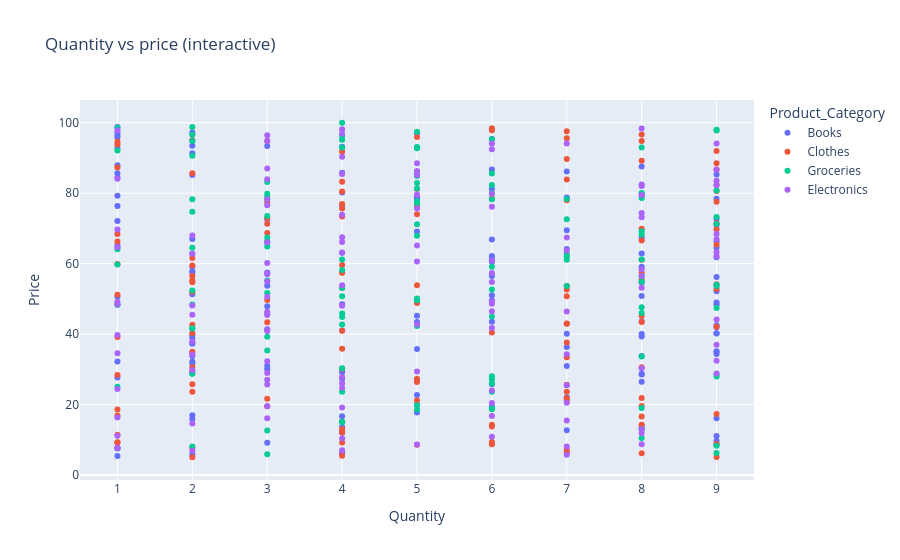

Notebook source saved alongside this figure:
### Markdown cell above
## 3 · Plotly — interactive, and shareable

Matplotlib and Seaborn make *static* images. **Plotly** makes charts a reader can hover, zoom, and pan — and you can save one as a standalone HTML file to email to a stakeholder.

`plotly.express` is the quick, high-level interface.

### Code cell
import plotly.express as px

fig = px.scatter(
    df, x='Quantity', y='Price', color='Product_Category',
    hover_data=['User_ID', 'Product_ID'],
    title='Quantity vs price (interactive)'
)
fig.show()

### Figure 1 — Plotly figure (JSON) as saved in the notebook; plotly's stock layout.template omitted (floating-point values rounded to 4 significant figures; data arrays with more than 128 entries replaced by an {"elided": "..."} marker saying what was removed)
{"data": [{"customdata": {"elided": "133x2 int values"}, "hovertemplate": "Product_Category=Books<br>Quantity=%{x}<br>Price=%{y}<br>User_ID=%{customdata[0]}<br>Product_ID=%{customdata[1]}<extra></extra>", "legendgroup": "Books", "marker": {"color": "#636efa", "symbol": "circle"}, "mode": "markers", "name": "Books", "orientation": "v", "showlegend": true, "type": "scatter", "x": {"elided": "133 int values"}, "xaxis": "x", "y": {"elided": "133 float values"}, "yaxis": "y"}, {"customdata": {"elided": "128x2 int values"}, "hovertemplate": "Product_Category=Clothes<br>Quantity=%{x}<br>Price=%{y}<br>User_ID=%{customdata[0]}<br>Product_ID=%{customdata[1]}<extra></extra>", "legendgroup": "Clothes", "marker": {"color": "#EF553B", "symbol": "circle"}, "mode": "markers", "name": "Clothes", "orientation": "v", "showlegend": true, "type": "scatter", "x": [4, 9, 9, 2, 7, 5, 4, 8, 8, 8, 5, 5, 1, 5, 8, 3, 3, 2, 1, 2, 2, 7, 4, 4, 2, 8, 1, 4, 9, 8, 7, 1, 6, 4, 2, 1, 4, 7, 7, 1, 5, 8, 7, 4, 9, 6, 4, 1, 9, 9, 9, 1, 8, 9, 2, 3, 8, 4, 1, 5, 4, 3, 3, 7, 5, 6, 4, 5, 2, 1, 7, 2, 8, 6, 7, 1, 4, 5, 5, 7, 2, 7, 5, 9, 4, 3, 2, 9, 8, 8, 9, 2, 8, 9, 4, 2, 3, 2, 1, 3, 8, 1, 7, 4, 9, 3, 2, 9, 6, 4, 8, 2, 6, 7, 7, 7, 4, 7, 1, 9, 6, 8, 2, 2, 8, 6, 7, 7], "xaxis": "x", "y": [57.5, 52.83, 54.13, 5.068, 6.404, 76.8, 40.95, 14.28, 96.63, 89.18, 74.05, 81.21, 87.3, 21.14, 55.46, 49.71, 71.31, 56.47, 68.39, 34.69, 85.69, 7.121, 80.46, 53.09, 42.64, 16.66, 94.59, 9.268, 86.73, 94.81, 53.69, 28.41, 40.48, 12.12, 34.99, 9.224, 30.17, 23.68, 89.67, 66.26, 8.588, 19.64, 21.81, 59.64, 65.41, 97.87, 73.35, 16.94, 71.46, 42.13, 80.63, 51.15, 61.14, 5.106, 23.69, 72.98, 43.44, 83.22, 93.8, 53.89, 15.15, 68.69, 77.44, 50.76, 95.91, 8.724, 75.66, 27.37, 7.763, 18.59, 37.63, 55.28, 30.61, 9.406, 52.67, 11.49, 5.468, 76.56, 26.45, 25.66, 61.62, 95.59, 48.87, 69.75, 76.96, 94.79, 40.27, 91.99, 79.17, 66.61, 82.39, 59.46, 45.12, 17.32, 13.0, 52.0, 43.39, 54.7, 39.19, 21.7, 57.42, 9.339, 21.05, 35.87, 8.802, 19.52, 30.62, 77.57, 13.77, 57.4, 21.85, 29.52, 78.51, 42.96, 33.44, 43.05, 91.82, 77.98, 59.92, 88.52, 14.3, 6.223, 95.01, 25.75, 69.93, 98.39, 83.86, 97.6], "yaxis": "y"}, {"customdata": {"elided": "118x2 int values"}, "hovertemplate": "Product_Category=Groceries<br>Quantity=%{x}<br>Price=%{y}<br>User_ID=%{customdata[0]}<br>Product_ID=%{customdata[1]}<extra></extra>", "legendgroup": "Groceries", "marker": {"color": "#00cc96", "symbol": "circle"}, "mode": "markers", "name": "Groceries", "orientation": "v", "showlegend": true, "type": "scatter", "x": [8, 6, 2, 4, 1, 4, 3, 5, 7, 4, 8, 9, 5, 9, 1, 4, 8, 2, 5, 5, 6, 2, 3, 4, 3, 5, 1, 5, 6, 3, 6, 1, 9, 6, 4, 6, 5, 9, 8, 5, 5, 2, 5, 4, 9, 2, 6, 7, 5, 3, 2, 8, 1, 6, 9, 5, 8, 3, 9, 5, 8, 7, 3, 3, 6, 8, 3, 2, 6, 4, 2, 8, 5, 4, 8, 8, 9, 2, 9, 2, 8, 6, 2, 3, 2, 6, 5, 5, 9, 4, 3, 5, 8, 7, 9, 5, 7, 4, 9, 4, 6, 1, 3, 1, 7, 3, 5, 6, 3, 1, 3, 4, 4, 2, 4, 8, 5, 8], "xaxis": "x", "y": [79.88, 26.03, 52.36, 23.66, 7.572, 44.89, 66.42, 49.76, 62.09, 15.01, 78.67, 80.74, 93.11, 6.296, 92.13, 45.86, 45.97, 90.66, 77.57, 19.83, 18.7, 96.57, 55.19, 99.99, 12.63, 18.59, 25.07, 77.23, 59.13, 67.44, 78.31, 59.78, 53.67, 85.57, 95.19, 79.96, 42.31, 73.22, 92.97, 77.15, 97.44, 8.144, 82.9, 96.29, 47.44, 78.24, 52.64, 78.35, 49.61, 35.34, 48.4, 19.06, 48.36, 27.2, 97.97, 50.11, 68.27, 79.82, 53.98, 81.36, 33.63, 62.72, 83.16, 39.26, 44.99, 61.16, 73.51, 74.71, 18.94, 42.73, 41.65, 80.08, 71.2, 61.16, 56.4, 13.01, 8.324, 94.84, 27.99, 28.78, 69.2, 95.31, 98.8, 51.68, 41.6, 28.04, 92.77, 77.7, 28.52, 15.17, 5.889, 92.96, 54.9, 61.14, 97.76, 67.9, 53.68, 50.72, 71.27, 53.09, 23.67, 64.07, 57.47, 98.54, 72.57, 79.08, 84.89, 82.33, 64.87, 48.38, 78.27, 58.19, 92.98, 64.53, 30.3, 47.6, 86.0, 10.55], "yaxis": "y"}, {"customdata": {"elided": "121x2 int values"}, "hovertemplate": "Product_Category=Electronics<br>Quantity=%{x}<br>Price=%{y}<br>User_ID=%{customdata[0]}<br>Product_ID=%{customdata[1]}<extra></extra>", "legendgroup": "Electronics", "marker": {"color": "#ab63fa", "symbol": "circle"}, "mode": "markers", "name": "Electronics", "orientation": "v", "showlegend": true, "type": "scatter", "x": [6, 3, 3, 8, 4, 9, 4, 9, 6, 3, 5, 8, 8, 6, 8, 9, 4, 8, 1, 3, 8, 4, 8, 2, 5, 6, 3, 3, 6, 1, 2, 3, 6, 2, 1, 1, 3, 6, 9, 1, 6, 3, 3, 7, 4, 3, 8, 1, 1, 2, 7, 7, 1, 3, 8, 3, 2, 2, 1, 4, 5, 4, 2, 7, 4, 1, 9, 7, 8, 8, 7, 4, 3, 7, 9, 6, 6, 3, 9, 4, 8, 6, 8, 3, 3, 6, 9, 3, 9, 5, 2, 4, 4, 5, 4, 2, 1, 7, 5, 6, 7, 4, 3, 6, 1, 7, 5, 5, 5, 9, 5, 1, 3, 3, 3, 1, 4, 6, 4, 9, 9], "xaxis": "x", "y": [20.43, 27.07, 54.96, 13.0, 67.53, 63.3, 73.91, 82.26, 54.78, 87.02, 75.64, 8.726, 56.52, 10.9, 82.07, 37.02, 19.15, 30.33, 11.19, 25.72, 53.16, 26.07, 74.35, 14.63, 79.63, 76.15, 19.51, 50.58, 23.99, 48.42, 34.19, 28.99, 41.72, 37.82, 64.63, 84.13, 32.28, 16.76, 86.67, 16.37, 92.45, 76.54, 41.32, 25.52, 66.18, 78.28, 11.88, 69.71, 24.42, 6.913, 46.41, 34.32, 39.78, 56.96, 79.46, 45.45, 67.99, 29.81, 7.655, 98.16, 60.63, 10.41, 48.12, 20.51, 85.47, 7.603, 94.12, 15.47, 82.48, 98.33, 67.43, 7.059, 94.81, 63.72, 62.17, 79.81, 60.9, 46.35, 68.43, 63.14, 58.4, 57.33, 73.2, 83.95, 40.88, 94.13, 83.55, 16.1, 44.19, 85.15, 62.8, 90.32, 27.86, 42.7, 48.05, 45.52, 34.57, 5.752, 8.712, 46.47, 8.108, 53.89, 66.04, 48.61, 7.839, 94.07, 29.37, 86.27, 65.13, 66.95, 88.52, 49.16, 96.43, 60.2, 57.4, 97.88, 96.83, 49.24, 24.82, 28.81, 32.47], "yaxis": "y"}], "layout": {"legend": {"title": {"text": "Product_Category"}, "tracegroupgap": 0}, "title": {"text": "Quantity vs price (interactive)"}, "xaxis": {"anchor": "y", "domain": [0.0, 1.0], "title": {"text": "Quantity"}}, "yaxis": {"anchor": "x", "domain": [0.0, 1.0], "title": {"text": "Price"}}}}
